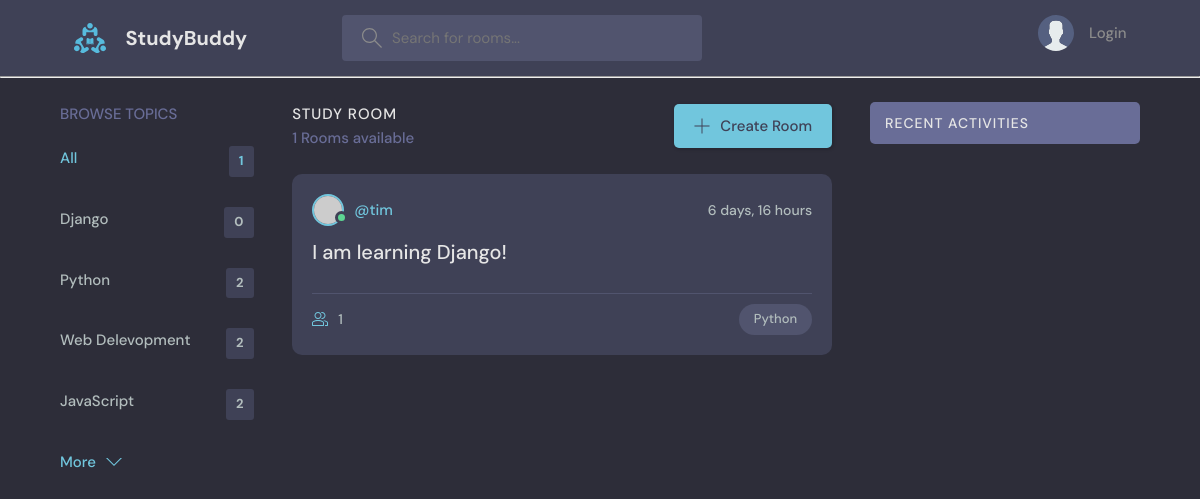
The app's page /?q=Django, older data.
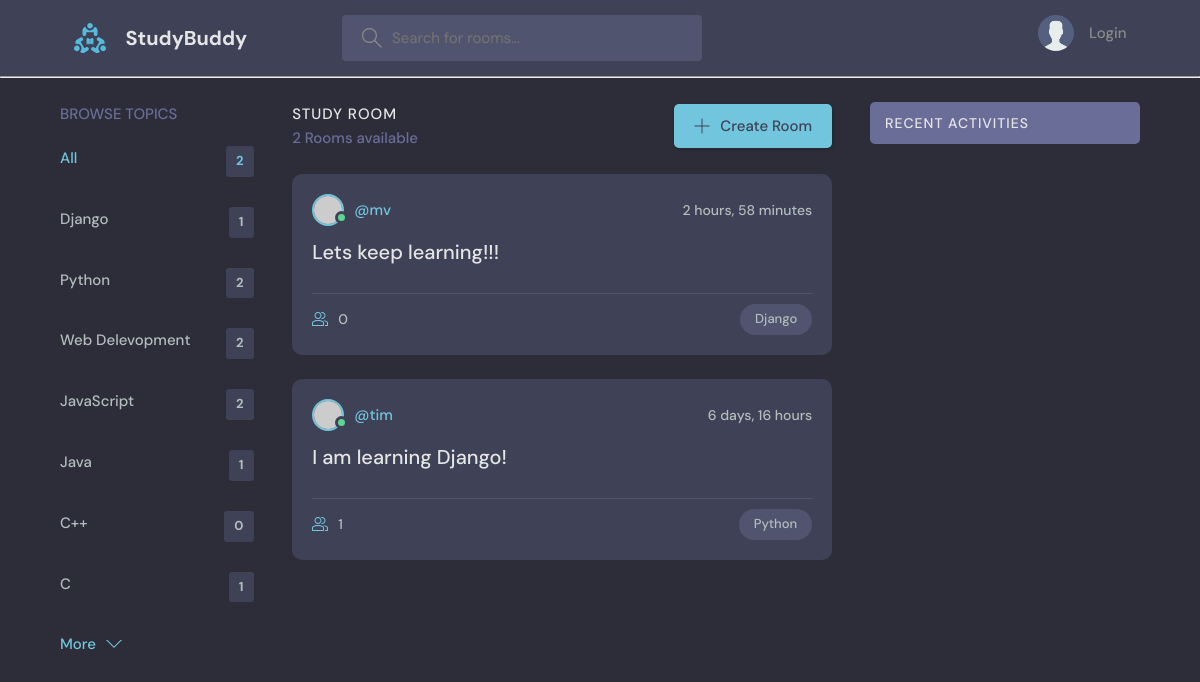
The same page, newer data.
### base/models.py (models this page shows, shortened)
class Topic(models.Model):
    name = models.CharField(max_length=200)

class Room(models.Model):
    host = models.ForeignKey(User, on_delete=models.SET_NULL, null=True)
    topic = models.ForeignKey(Topic, on_delete=models.SET_NULL, null=True)
    name = models.CharField(max_length=200)
    description = models.TextField(null=True, blank=True)
    participants = models.ManyToManyField(User, related_name='participants', blank=True)
    updated = models.DateTimeField(auto_now=True)
    created = models.DateTimeField(auto_now_add=True)
    class Meta:
        ordering = ['-updated', '-created']

### base/views.py (the view)
# urls.py: path('', views.home, name="home"),
def home(request):
    q = request.GET.get('q') if request.GET.get('q') != None else ''
    rooms = Room.objects.filter(Q(topic__name__icontains=q) | Q(name__icontains=q) | Q(description__icontains=q))
    room_count = rooms.count()
    topics = Topic.objects.all()
    room_messages = Message.objects.filter(Q(room__topic__name__icontains=q))
    context = {'rooms': rooms, 'topics': topics, 'room_count': room_count, 'room_messages': room_messages}
    return render(request, 'base/home.html', context)

### base/templates/base/home.html (shortened to what this page needs)
{% extends 'main.html' %}
{% block content %}
<main class="layout layout--3">
  <div class="container">
    {% include 'base/topics_component.html' %}
    <div class="roomList">
      <div class="roomList__header">
        <div>
          <h2>Study Room</h2>
          <p>{{room_count}} Rooms available</p>
        </div>
        <a class="btn btn--main" href="{% url 'create-room' %}">
          <svg version="1.1" xmlns="http://www.w3.org/2000/svg" width="32" height="32" viewBox="0 0 32 32">
            <title>add</title>
            <path
              d="M16.943 0.943h-1.885v14.115h-14.115v1.885h14.115v14.115h1.885v-14.115h14.115v-1.885h-14.115v-14.115z"
            ></path>
          </svg>
          Create Room
        </a>
      </div>
      {% include 'base/feed_component.html' %}
    </div>
    {% include 'base/activity_component.html' %}
  </div>
</main>
{% endblock content %}

### base/templates/base/topics_component.html
<div class="topics">
    <div class="topics__header">
      <h2>Browse Topics</h2>
    </div>
    <ul class="topics__list">
      <li>
        <a href="{% url 'home' %}" class="active">All <span>{{room_count}}</span></a>
      </li>
      {% for topic in topics %}
      <li>
        <a href="{% url 'home' %}?q={{topic.name}}">{{topic.name}}<span>{{topic.room_set.all.count}}</span></a>
      </li>
      {% endfor %}
    <a class="btn btn--link" href="topics.html">
      More
      <svg version="1.1" xmlns="http://www.w3.org/2000/svg" width="32" height="32" viewBox="0 0 32 32">
        <title>chevron-down</title>
        <path d="M16 21l-13-13h-3l16 16 16-16h-3l-13 13z"></path>
      </svg>
    </a>
  </div>

### base/templates/base/feed_component.html (shortened to what this page needs)
{% for room in rooms %}
<div class="roomListRoom">
    <div class="roomListRoom__header">
      <a href="{% url 'user-profile' room.host.id %}" class="roomListRoom__author">
        <div class="avatar avatar--small active">
          <img src="https://randomuser.me/api/portraits/men/11.jpg" />
        </div>
        <span>@{{room.host.username}}</span>
      </a>
      <div class="roomListRoom__actions">
        <span>{{room.created|timesince}}</span>
      </div>
    </div>
    <div class="roomListRoom__content">
      <a href="{% url 'room' room.id %}">{{room.name}}</a>
    </div>
    <div class="roomListRoom__meta">
        <a href="{% url 'room' room.id %}" class="roomListRoom__joined">
        {{room.participants.all.count}}
      </a>
      <p class="roomListRoom__topic">{{room.topic.name}}</p>
    </div>
</div>
{% endfor %}

Row changes from the older to the newer data that the page shows:
computed for Topic "Django": room_set.all.count "0" → "1"
added Topic: name "Java", room_set.all.count "1"
added Topic: name "C++", room_set.all.count "0"
added Topic: name "C", room_set.all.count "1"
added Room: host.username "mv", created "2 hours, 58 minutes", name "Lets keep learning!!!", participants.all.count "0", topic.name "Django"
Text that changed along with them:
{{ room_count }}: "1" → "2"
